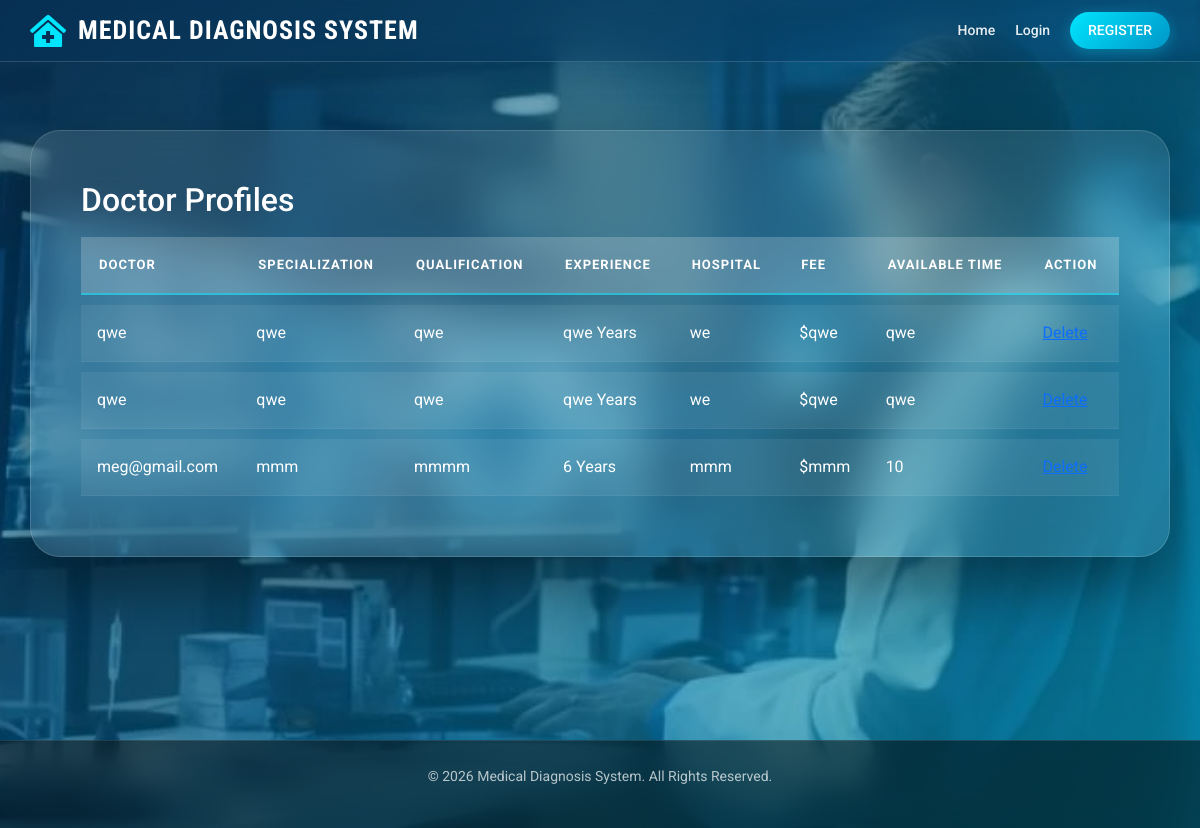
The app's page /showdoctor with its own data.
### patient/models.py (models this page shows)
class doctorprofile(models.Model):
    user = models.CharField(max_length=40)
    specialization = models.CharField(max_length=100)
    qualification = models.CharField(max_length=100)
    experience_years = models.CharField(max_length=10)
    hospital_name = models.CharField(max_length=100)
    consultation_fee = models.CharField(max_length=20)
    available_time = models.CharField(max_length=50)
    photo = models.FileField(upload_to='documents/', null=True, blank=True)

### patient/views.py (the view)
# urls.py: path("showdoctor", views.showdoctor, name="showdoctor"),
def showdoctor(request):
    userdict=doctorprofile.objects.all()
    return render(request,"viewdoctorprofileinfo.html",{'userdict':userdict})

### patient/templates/viewdoctorprofileinfo.html (shortened to what this page needs)
{% extends 'base.html' %}
{% load static %}
{% block content %}
<div class="glass-card">
    <h2>Doctor Profiles</h2>
    <div class="table-responsive">
        <table class="table-custom">
            <thead>
                <tr>
                    <th>Doctor</th>
                    <th>Specialization</th>
                    <th>Qualification</th>
                    <th>Experience</th>
                    <th>Hospital</th>
                    <th>Fee</th>
                    <th>Available Time</th>
                    <th>Action</th>
                </tr>
            </thead>
            <tbody>
                {% for i in userdict %}
                <tr>
                    <td>{{i.user}}</td>
                    <td>{{i.specialization}}</td>
                    <td>{{i.qualification}}</td>
                    <td>{{i.experience_years}} Years</td>
                    <td>{{i.hospital_name}}</td>
                    <td>${{i.consultation_fee}}</td>
                    <td>{{i.available_time}}</td>
                    <td>
                        <a href="{% url 'deldoctor' i.id %}" class="btn-action btn-delete" onclick="return confirm('Are you sure?')">Delete</a>
                    </td>
                </tr>
                {% endfor %}
            </tbody>
        </table>
    </div>
</div>
{% endblock %}

### patient/templates/base.html (shortened to what this page needs)
<!DOCTYPE html>
{% load static %}
<html lang="en">
<head>
    <link href="https://cdnjs.cloudflare.com/ajax/libs/font-awesome/5.15.0/css/all.min.css" rel="stylesheet">
    <link href="https://cdn.jsdelivr.net/npm/bootstrap-icons@1.4.1/font/bootstrap-icons.css" rel="stylesheet">
    <link href="https://cdn.jsdelivr.net/npm/bootstrap@5.0.0/dist/css/bootstrap.min.css" rel="stylesheet">
    <link href="{% static 'style.css' %}" rel="stylesheet">
</head>
<body>
    {% block navbar %}
    <div class="navbar-section">
        <div class="navbar-inner">
            <a href="{% url 'showindex' %}" class="navbar-brand-custom">
                <i class="fa fa-clinic-medical"></i>
                <h1>Medical Diagnosis System</h1>
            </a>
            <div class="navbar-links">
                <a href="{% url 'showindex' %}" id="nav-home">Home</a>
                {% if request.session.username %}
                <div class="nav-item-dropdown">
                    <a href="#" id="nav-menu">Dashboard <i class="fa fa-chevron-down"
                            style="font-size: 10px; margin-left: 5px;"></i></a>
                    <div class="dropdown-content">
                        {% if request.session.utype == 'admin' %}
                        {% include 'admin_menu.html' %}
                        {% elif request.session.utype == 'doctor' %}
                        {% include 'doctor_menu.html' %}
                        {% else %}
                        {% include 'patient_menu.html' %}
                        {% endif %}
                    </div>
                </div>
                <a href="{% url 'logout' %}" class="nav-btn">Logout</a>
                {% else %}
                <a href="{% url 'logcheck' %}" id="nav-login">Login</a>
                <a href="{% url 'insertuserreg' %}" class="nav-btn">Register</a>
                {% endif %}
            </div>
        </div>
    </div>
    {% endblock %}
    <div class="main-content">
        {% block content %}{% endblock %}
    </div>
    <div class="footer-section">
        <p>&copy; 2026 Medical Diagnosis System. All Rights Reserved.</p>
    </div>
</body>
</html>

### patient/static/style.css (style rules this page uses)
:root { --primary-color: #00e5ff; --primary-gradient: linear-gradient(135deg, #00e5ff, #0077b6); --bg-gradient: linear-gradient(135deg, rgba(0, 55, 100, 0.55) 0%, rgba(0, 105, 148, 0.45) 50%, rgba(0, 150, 180, 0.65) 100%); --glass-bg: rgba(255, 255, 255, 0.1); --glass-border: rgba(255, 255, 255, 0.15); --glass-shadow: 0 25px 50px rgba(0, 0, 0, 0.3); --text-white: #ffffff; --text-muted: rgba(255, 255, 255, 0.7); }
* { margin: 0; padding: 0; box-sizing: border-box; }
body { font-family: 'Roboto', sans-serif; background-size: cover; background-attachment: fixed; min-height: 100vh; position: relative; color: var(--text-white); }
body::before { content: ''; position: fixed; top: 0; left: 0; width: 100%; height: 100%; background: var(--bg-gradient); z-index: -1; }
.navbar-section { position: fixed; top: 0; left: 0; width: 100%; z-index: 1000; background: rgba(255, 255, 255, 0.12); backdrop-filter: blur(18px); -webkit-backdrop-filter: blur(18px); border-bottom: 1px solid rgba(255, 255, 255, 0.18); padding: 15px 0; }
.navbar-inner { max-width: 1200px; margin: 0 auto; padding: 0 30px; display: flex; align-items: center; justify-content: space-between; }
.navbar-brand-custom { display: flex; align-items: center; text-decoration: none; }
.navbar-brand-custom i { font-size: 28px; color: var(--primary-color); margin-right: 10px; }
.navbar-brand-custom h1 { font-family: 'Roboto Condensed', sans-serif; font-size: 24px; font-weight: 700; color: var(--text-white); text-transform: uppercase; margin: 0; letter-spacing: 1px; }
.footer-section { position: relative; z-index: 1; background: rgba(0, 0, 0, 0.4); backdrop-filter: blur(10px); border-top: 1px solid rgba(255, 255, 255, 0.1); padding: 25px 30px; margin-top: auto; }
.glass-card { background: var(--glass-bg); backdrop-filter: blur(20px); -webkit-backdrop-filter: blur(20px); border: 1px solid var(--glass-border); border-radius: 24px; box-shadow: var(--glass-shadow); }

### records on screen
doctorprofile: user "qwe", specialization "qwe", qualification "qwe", experience_years "qwe", hospital_name "we", consultation_fee "qwe", available_time "qwe"
doctorprofile: user "qwe", specialization "qwe", qualification "qwe", experience_years "qwe", hospital_name "we", consultation_fee "qwe", available_time "qwe"
doctorprofile: user "meg@gmail.com", specialization "mmm", qualification "mmmm", experience_years "6", hospital_name "mmm", consultation_fee "mmm", available_time "10"
